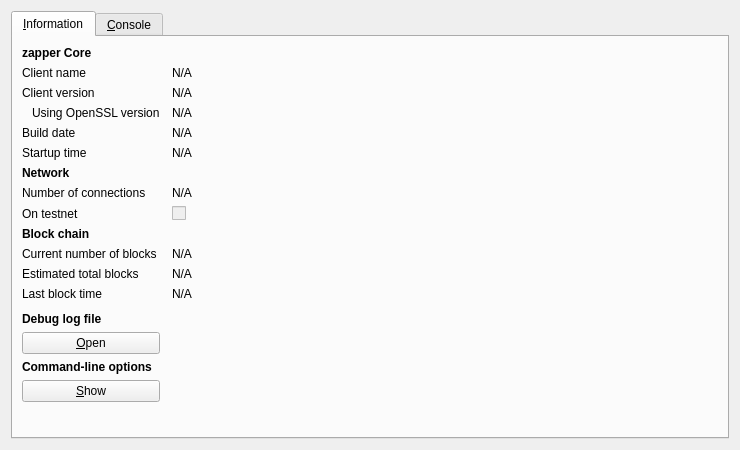
<?xml version="1.0" encoding="UTF-8"?>
<ui version="4.0">
 <class>RPCConsole</class>
 <widget class="QDialog" name="RPCConsole">
  <property name="geometry">
   <rect>
    <x>0</x>
    <y>0</y>
    <width>740</width>
    <height>450</height>
   </rect>
  </property>
  <property name="windowTitle">
   <string>zapper - Debug window</string>
  </property>
  <layout class="QVBoxLayout" name="verticalLayout_2">
   <item>
    <widget class="QTabWidget" name="tabWidget">
     <property name="currentIndex">
      <number>0</number>
     </property>
     <widget class="QWidget" name="tab_info">
      <attribute name="title">
       <string>&amp;Information</string>
      </attribute>
      <layout class="QGridLayout" name="gridLayout" columnstretch="0,1">
       <property name="horizontalSpacing">
        <number>12</number>
       </property>
       <item row="0" column="0">
        <widget class="QLabel" name="label_9">
         <property name="font">
          <font>
           <weight>75</weight>
           <bold>true</bold>
          </font>
         </property>
         <property name="text">
          <string>zapper Core</string>
         </property>
        </widget>
       </item>
       <item row="1" column="0">
        <widget class="QLabel" name="label_5">
         <property name="text">
          <string>Client name</string>
         </property>
        </widget>
       </item>
       <item row="1" column="1">
        <widget class="QLabel" name="clientName">
         <property name="cursor">
          <cursorShape>IBeamCursor</cursorShape>
         </property>
         <property name="text">
          <string>N/A</string>
         </property>
         <property name="textFormat">
          <enum>Qt::PlainText</enum>
         </property>
         <property name="textInteractionFlags">
          <set>Qt::LinksAccessibleByMouse|Qt::TextSelectableByKeyboard|Qt::TextSelectableByMouse</set>
         </property>
        </widget>
       </item>
       <item row="2" column="0">
        <widget class="QLabel" name="label_6">
         <property name="text">
          <string>Client version</string>
         </property>
        </widget>
       </item>
       <item row="2" column="1">
        <widget class="QLabel" name="clientVersion">
         <property name="cursor">
          <cursorShape>IBeamCursor</cursorShape>
         </property>
         <property name="text">
          <string>N/A</string>
         </property>
         <property name="textFormat">
          <enum>Qt::PlainText</enum>
         </property>
         <property name="textInteractionFlags">
          <set>Qt::LinksAccessibleByMouse|Qt::TextSelectableByKeyboard|Qt::TextSelectableByMouse</set>
         </property>
        </widget>
       </item>
       <item row="3" column="0">
        <widget class="QLabel" name="label_14">
         <property name="text">
          <string>Using OpenSSL version</string>
         </property>
         <property name="indent">
          <number>10</number>
         </property>
        </widget>
       </item>
       <item row="3" column="1">
        <widget class="QLabel" name="openSSLVersion">
         <property name="cursor">
          <cursorShape>IBeamCursor</cursorShape>
         </property>
         <property name="text">
          <string>N/A</string>
         </property>
         <property name="textFormat">
          <enum>Qt::PlainText</enum>
         </property>
         <property name="textInteractionFlags">
          <set>Qt::LinksAccessibleByMouse|Qt::TextSelectableByKeyboard|Qt::TextSelectableByMouse</set>
         </property>
        </widget>
       </item>
       <item row="4" column="0">
        <widget class="QLabel" name="label_12">
         <property name="text">
          <string>Build date</string>
         </property>
        </widget>
       </item>
       <item row="4" column="1">
        <widget class="QLabel" name="buildDate">
         <property name="cursor">
          <cursorShape>IBeamCursor</cursorShape>
         </property>
         <property name="text">
          <string>N/A</string>
         </property>
         <property name="textFormat">
          <enum>Qt::PlainText</enum>
         </property>
         <property name="textInteractionFlags">
          <set>Qt::LinksAccessibleByMouse|Qt::TextSelectableByKeyboard|Qt::TextSelectableByMouse</set>
         </property>
        </widget>
       </item>
       <item row="5" column="0">
        <widget class="QLabel" name="label_13">
         <property name="text">
          <string>Startup time</string>
         </property>
        </widget>
       </item>
       <item row="5" column="1">
        <widget class="QLabel" name="startupTime">
         <property name="cursor">
          <cursorShape>IBeamCursor</cursorShape>
         </property>
         <property name="text">
          <string>N/A</string>
         </property>
         <property name="textFormat">
          <enum>Qt::PlainText</enum>
         </property>
         <property name="textInteractionFlags">
          <set>Qt::LinksAccessibleByMouse|Qt::TextSelectableByKeyboard|Qt::TextSelectableByMouse</set>
         </property>
        </widget>
       </item>
       <item row="6" column="0">
        <widget class="QLabel" name="label_11">
         <property name="font">
          <font>
           <weight>75</weight>
           <bold>true</bold>
          </font>
         </property>
         <property name="text">
          <string>Network</string>
         </property>
        </widget>
       </item>
       <item row="7" column="0">
        <widget class="QLabel" name="label_7">
         <property name="text">
          <string>Number of connections</string>
         </property>
        </widget>
       </item>
       <item row="7" column="1">
        <widget class="QLabel" name="numberOfConnections">
         <property name="cursor">
          <cursorShape>IBeamCursor</cursorShape>
         </property>
         <property name="text">
          <string>N/A</string>
         </property>
         <property name="textFormat">
          <enum>Qt::PlainText</enum>
         </property>
         <property name="textInteractionFlags">
          <set>Qt::LinksAccessibleByMouse|Qt::TextSelectableByKeyboard|Qt::TextSelectableByMouse</set>
         </property>
        </widget>
       </item>
       <item row="8" column="0">
        <widget class="QLabel" name="label_8">
         <property name="text">
          <string>On testnet</string>
         </property>
        </widget>
       </item>
       <item row="8" column="1">
        <widget class="QCheckBox" name="isTestNet">
         <property name="enabled">
          <bool>false</bool>
         </property>
         <property name="text">
          <string/>
         </property>
        </widget>
       </item>
       <item row="9" column="0">
        <widget class="QLabel" name="label_10">
         <property name="font">
          <font>
           <weight>75</weight>
           <bold>true</bold>
          </font>
         </property>
         <property name="text">
          <string>Block chain</string>
         </property>
        </widget>
       </item>
       <item row="10" column="0">
        <widget class="QLabel" name="label_3">
         <property name="text">
          <string>Current number of blocks</string>
         </property>
        </widget>
       </item>
       <item row="10" column="1">
        <widget class="QLabel" name="numberOfBlocks">
         <property name="cursor">
          <cursorShape>IBeamCursor</cursorShape>
         </property>
         <property name="text">
          <string>N/A</string>
         </property>
         <property name="textFormat">
          <enum>Qt::PlainText</enum>
         </property>
         <property name="textInteractionFlags">
          <set>Qt::LinksAccessibleByMouse|Qt::TextSelectableByKeyboard|Qt::TextSelectableByMouse</set>
         </property>
        </widget>
       </item>
       <item row="11" column="0">
        <widget class="QLabel" name="label_4">
         <property name="text">
          <string>Estimated total blocks</string>
         </property>
        </widget>
       </item>
       <item row="11" column="1">
        <widget class="QLabel" name="totalBlocks">
         <property name="cursor">
          <cursorShape>IBeamCursor</cursorShape>
         </property>
         <property name="text">
          <string>N/A</string>
         </property>
         <property name="textFormat">
          <enum>Qt::PlainText</enum>
         </property>
         <property name="textInteractionFlags">
          <set>Qt::LinksAccessibleByMouse|Qt::TextSelectableByKeyboard|Qt::TextSelectableByMouse</set>
         </property>
        </widget>
       </item>
       <item row="12" column="0">
        <widget class="QLabel" name="label_2">
         <property name="text">
          <string>Last block time</string>
         </property>
        </widget>
       </item>
       <item row="12" column="1">
        <widget class="QLabel" name="lastBlockTime">
         <property name="cursor">
          <cursorShape>IBeamCursor</cursorShape>
         </property>
         <property name="text">
          <string>N/A</string>
         </property>
         <property name="textFormat">
          <enum>Qt::PlainText</enum>
         </property>
         <property name="textInteractionFlags">
          <set>Qt::LinksAccessibleByMouse|Qt::TextSelectableByKeyboard|Qt::TextSelectableByMouse</set>
         </property>
        </widget>
       </item>
       <item row="13" column="0">
        <spacer name="verticalSpacer_2">
         <property name="orientation">
          <enum>Qt::Vertical</enum>
         </property>
         <property name="sizeHint" stdset="0">
          <size>
           <width>20</width>
           <height>20</height>
          </size>
         </property>
        </spacer>
       </item>
       <item row="14" column="0">
        <widget class="QLabel" name="labelDebugLogfile">
         <property name="font">
          <font>
           <weight>75</weight>
           <bold>true</bold>
          </font>
         </property>
         <property name="text">
          <string>Debug log file</string>
         </property>
        </widget>
       </item>
       <item row="15" column="0">
        <widget class="QPushButton" name="openDebugLogfileButton">
         <property name="toolTip">
          <string>Open the zapper debug log file from the current data directory. This can take a few seconds for large log files.</string>
         </property>
         <property name="text">
          <string>&amp;Open</string>
         </property>
         <property name="autoDefault">
          <bool>false</bool>
         </property>
        </widget>
       </item>
       <item row="16" column="0">
        <widget class="QLabel" name="labelCLOptions">
         <property name="font">
          <font>
           <weight>75</weight>
           <bold>true</bold>
          </font>
         </property>
         <property name="text">
          <string>Command-line options</string>
         </property>
        </widget>
       </item>
       <item row="17" column="0">
        <widget class="QPushButton" name="showCLOptionsButton">
         <property name="toolTip">
          <string>Show the zapper-Qt help message to get a list with possible zapper command-line options.</string>
         </property>
         <property name="text">
          <string>&amp;Show</string>
         </property>
         <property name="autoDefault">
          <bool>false</bool>
         </property>
        </widget>
       </item>
       <item row="18" column="0">
        <spacer name="verticalSpacer">
         <property name="orientation">
          <enum>Qt::Vertical</enum>
         </property>
         <property name="sizeHint" stdset="0">
          <size>
           <width>20</width>
           <height>40</height>
          </size>
         </property>
        </spacer>
       </item>
      </layout>
     </widget>
     <widget class="QWidget" name="tab_console">
      <attribute name="title">
       <string>&amp;Console</string>
      </attribute>
      <layout class="QVBoxLayout" name="verticalLayout_3">
       <property name="spacing">
        <number>3</number>
       </property>
       <item>
        <widget class="QTextEdit" name="messagesWidget">
         <property name="minimumSize">
          <size>
           <width>0</width>
           <height>100</height>
          </size>
         </property>
         <property name="readOnly">
          <bool>true</bool>
         </property>
         <property name="tabKeyNavigation" stdset="0">
          <bool>false</bool>
         </property>
         <property name="columnCount" stdset="0">
          <number>2</number>
         </property>
        </widget>
       </item>
       <item>
        <layout class="QHBoxLayout" name="horizontalLayout">
         <property name="spacing">
          <number>3</number>
         </property>
         <item>
          <widget class="QLabel" name="label">
           <property name="text">
            <string notr="true">&gt;</string>
           </property>
          </widget>
         </item>
         <item>
          <widget class="QLineEdit" name="lineEdit"/>
         </item>
         <item>
          <widget class="QPushButton" name="clearButton">
           <property name="maximumSize">
            <size>
             <width>24</width>
             <height>24</height>
            </size>
           </property>
           <property name="toolTip">
            <string>Clear console</string>
           </property>
           <property name="text">
            <string/>
           </property>
           <property name="icon">
            <iconset resource="../bitcoin.qrc">
             <normaloff>:/icons/remove</normaloff>:/icons/remove</iconset>
           </property>
           <property name="shortcut">
            <string notr="true">Ctrl+L</string>
           </property>
           <property name="autoDefault">
            <bool>false</bool>
           </property>
          </widget>
         </item>
        </layout>
       </item>
      </layout>
     </widget>
    </widget>
   </item>
  </layout>
 </widget>
 <resources>
  <include location="../bitcoin.qrc"/>
 </resources>
 <connections/>
</ui>
